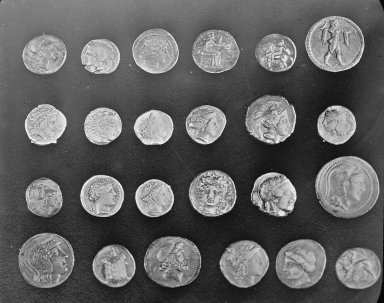
#> input picture skimage.data.coins(), 384 x 303 px
$ jupyter execute --allow-errors hw_7.ipynb   (shell and % lines are left out)
#> lines starting #> are read from the running program, lines starting #| are printed output that depends on the picture; after the words box and inside, x2 and y2 are one past the last pixel; in counts of white or black regions, pixels touching at a corner belong together
**Kate Groschner** <br>
**Homework 7: scikit-image**

## Counting objects

For this problem I followed the outlined procedure. Instead of using the equalize_hist function from the exposure module I used the adaptive histogram equalization because I felt that this yielded better results (image seemed to have better exposure using this method). I also deviated from the suggested procedure by using the remove_small_objects function from the morphology package to help clean small regions of noise.

[cell 1]
from skimage import data
from skimage import io
from skimage import exposure
from skimage import filters
from skimage import segmentation
from skimage import morphology
from skimage import measure
from skimage import color
from matplotlib import pyplot as plt
import matplotlib.patches as patches
import numpy as np

### 1.0 Import and Display Original Image

[cell 2]
coins = data.coins()
#> coins is the input picture: shape (303, 384); min 1, max 252, mean 96.9
io.imshow(coins)

### 1.1 Equalizing input image
Here I use adaptive histogram equalization because it yields an where the details of the coins can be seen better (as opposed to the original where the coins look very flat).

[cell 3]
eq_coins = exposure.equalize_adapthist(coins)
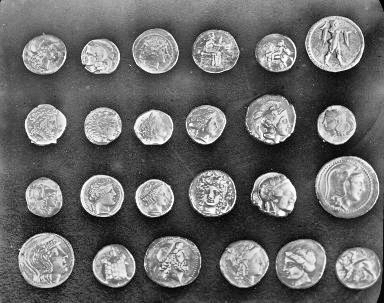
#> eq_coins: shape (303, 384) float64; min 0, max 1, mean 0.417
io.imshow(eq_coins)

### 1.2 Thresholding using Otsu's Method
Using the threshold calculated by Otsu's method I convert the image to a binary image. Those regions above the threshold get a value of one and those below get a value of zero.

[cell 4]
thresh = filters.threshold_otsu(eq_coins)
#> thresh = 0.475
mask = eq_coins >= thresh
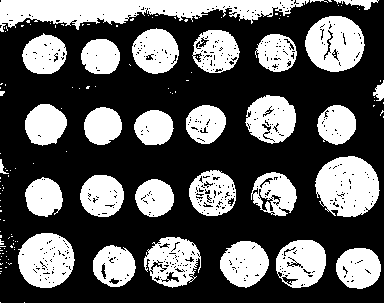
#> mask: shape (303, 384) bool; 36.2% white; 136 white regions (106 under 20 px), largest, box (x1, y1, x2, y2) and area: (0, 0, 309, 32) 5333, (315, 156, 380, 217) 2952, (305, 16, 365, 72) 2452
thresh_coins = eq_coins.copy()
thresh_coins[mask]=1
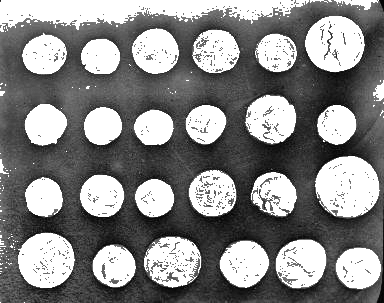
#> thresh_coins: shape (303, 384) float64; min 0, max 1, mean 0.529
thresh_coins[~mask]=0
io.imshow(thresh_coins)

### 1.3 Segmenting
The clear border segmentation function is used to remove large regions of noise (particularly in the top left corner).

[cell 5]
seg_coins = segmentation.clear_border(thresh_coins)
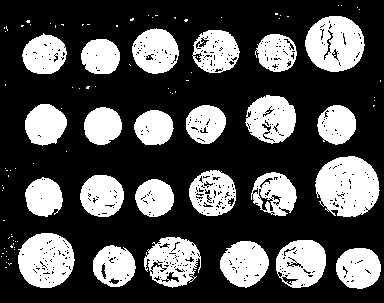
#> seg_coins: shape (303, 384) float64; values 0 (black) and 1 (white), 31.2% white; 101 white regions (77 under 20 px), largest, box (x1, y1, x2, y2) and area: (315, 156, 380, 217) 2952, (305, 16, 365, 72) 2452, (18, 233, 75, 288) 2352
io.imshow(seg_coins)

### 1.4 Morphological closing
Used the closing function from the morphology module. This however left some wholes in the coins so I followed this by two dilation functions to fill in the coin regions. This may make the coins slightly larger than they really are but not doing this led to the coins being too small.

[cell 6]
close_coins = morphology.dilation(morphology.dilation(morphology.closing(seg_coins)))
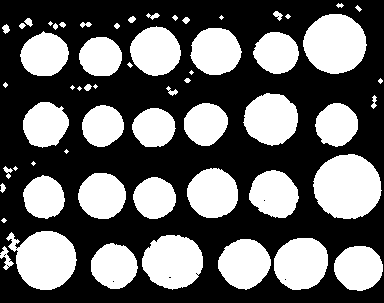
#> close_coins: shape (303, 384) float64; values 0 (black) and 1 (white), 39.8% white; 59 white regions (14 under 20 px)
io.imshow(close_coins)

### 1.5 Removing small regions and collecting area and eccentricities
The label function from the measure module is used to label the connected regions. These regions are then plotted (it should be noted that the colors get reused). remove_small_objects function is then used with a specified min size of 1000 to get rid of non-coin regions. Once the image has been cleaned the areas and eccentricities of the coins are measured from the identified regions.

[cell 7]
label_coins = measure.label(close_coins)
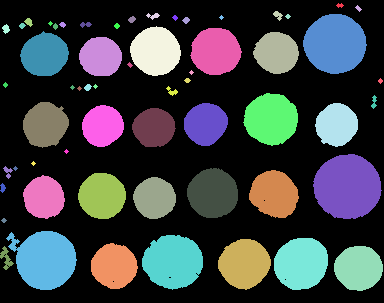
#> label_coins: shape (303, 384) int64; 60 distinct labels, from 0 to 59; one colour per label, 0 black
io.imshow(color.label2rgb(label_coins, image = eq_coins))
cleaned_coins = morphology.remove_small_objects(label_coins, min_size=1000)
#> cleaned_coins: shape (303, 384) int64; 25 distinct labels, from 0 to 59
coin_regions = measure.regionprops(cleaned_coins,eq_coins)
#> coin_regions = 24 regions; largest, box (x1, y1, x2, y2) and area: (313, 154, 382, 219) 3460, (303, 14, 367, 74) 2949, (6, 231, 77, 290) 2915, (142, 235, 203, 290) 2562, (274, 238, 328, 290) 2241
prop_bbox = []
areas = []
eccentricities = []
for region in coin_regions:
    prop_bbox.append(region.bbox)
    areas.append(region.area)
    eccentricities.append(region.eccentricity)
#> this loop made 24 passes
#> after the loop, areas = [2949, 1914, 1875, 1627, 1455, 1338, 2190, 1581, 1436, 1420, 1348, 1315, 3460, 1989, 1779, 1726, 1380, 1375, 2915, 2562, 2241, 1996, 1627, 1719]; eccentricities = [0.308, 0.262, 0.323, 0.457, 0.38, 0.376, 0.317, 0.355, 0.358, 0.29, 0.341, 0.405, 0.298, 0.228, 0.461, 0.237, 0.273, 0.225, 0.443, 0.46, 0.417, 0.32, 0.273, 0.384]; prop_bbox = 24 items, first 6: (14, 303, 74, 367), (26, 130, 76, 181), (28, 190, 75, 242), (31, 20, 76, 69), (32, 253, 74, 299), (37, 79, 76, 122)
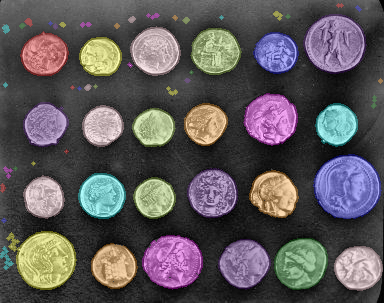
#> shown: shape (303, 384, 3) float64; mean R, G, B 0.363, 0.344, 0.353

### 1.6 Annotating Image
Finally the image is annotated. A box is put around each identified region and then within this box the area of the region in pixels is labelled (top number) and then the eccentricity is put below this (bottom number).

[cell 8]
fig, ax = plt.subplots(1,figsize=(10,13))

ax.imshow(eq_coins, cmap='gray')
for idx, bbox in enumerate(prop_bbox):
    width = bbox[3]-bbox[1]
    height = bbox[2]-bbox[0]
    text = str(areas[idx])+'\n'+"{:0.2f}".format(eccentricities[idx])
    len_area = len(str(areas[idx]))
    ax.text(bbox[1]+(height//2)-12,bbox[0]+(width//2)+len_area,text,size = 'large',color='blue',weight = 'semibold')
    rect = patches.Rectangle((bbox[1],bbox[0]),width,height,fill=None,edgecolor = 'red')
    ax.add_patch(rect)
#> this loop made 24 passes
#> (bbox, width, height) on passes 1 to 12: ((14, 303, 74, 367), 64, 60), ((26, 130, 76, 181), 51, 50), ((28, 190, 75, 242), 52, 47), ((31, 20, 76, 69), 49, 45), ((32, 253, 74, 299), 46, 42), ((37, 79, 76, 122), 43, 39), ((93, 243, 146, 298), 55, 53), ((102, 23, 148, 69), 46, 46), ((103, 184, 146, 228), 44, 43), ((103, 315, 147, 358), 43, 44), ((105, 82, 147, 124), 42, 42), ((108, 132, 147, 176), 44, 39)
ax.set_title('Coins Labelled with Area in Pixels(top) followed by Eccentricities(bottom)')
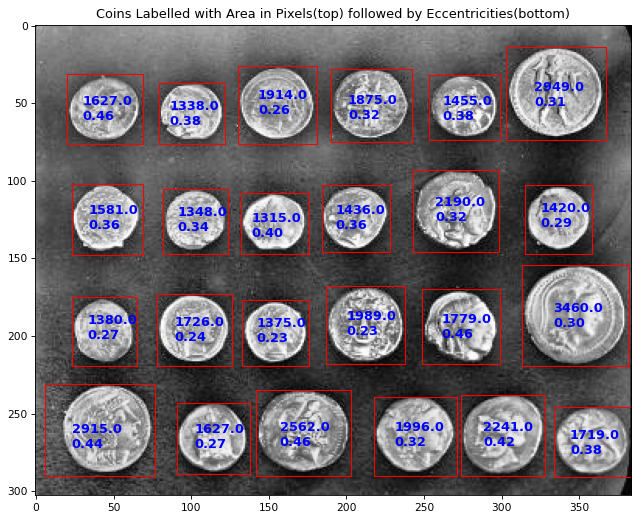
#> figure drawn by matplotlib, 1 panel

## Panorama stitching

For this problem I mostly followed the tutorial given. Much of the code is taken from that however, I decided to make functions out of each of the major steps (importing, finding ORB features, running RANSAC to get rid of bad features, warping the images according to the RANSAC models, generating a mask from cost paths,and then combining into a color image). I found that tinkering with number of ORB keypoints helped the most in terms of hvaing the stitching coming out properly. Increasing or decreasing the threshold for ORB features did not seem to improve results. I had also reduced the size of my images and found that I tended to get better results when the image was kept closer to the original size (which makes intuitive sense). The smaller the image got the worse the minimum cost path turned out. That's why I left the images fairly large (and therefore the pipeline takes a little while to run). The pipeline outputs the original images, the warped images, the minimum cost path overlayed on the images being combined, and the final stitched image.

[cell 9]
import numpy as np
import matplotlib.pyplot as plt
from skimage import color
from skimage import transform
from skimage import io
from skimage.color import rgb2gray
from skimage.feature import ORB
from skimage.feature import match_descriptors
from skimage.transform import ProjectiveTransform
from skimage.measure import ransac
from skimage.transform import SimilarityTransform
from skimage.transform import warp
from skimage.measure import label
from skimage.graph import route_through_array
from skimage.measure import label
from IPython.display import display

[cell 10]
# [25 lines left out: function compare, not called in this run]

[cell 11]
def make_pano_images(directory):
    """
    Function to import images from a directory contianing only those images and output them as 1/4 scale and grayscale
    """
#> called with directory = 'bridge/*.JPG'
    pano_imgs = io.ImageCollection('/Users/kategroschner/Downloads/bridge/*.JPG')
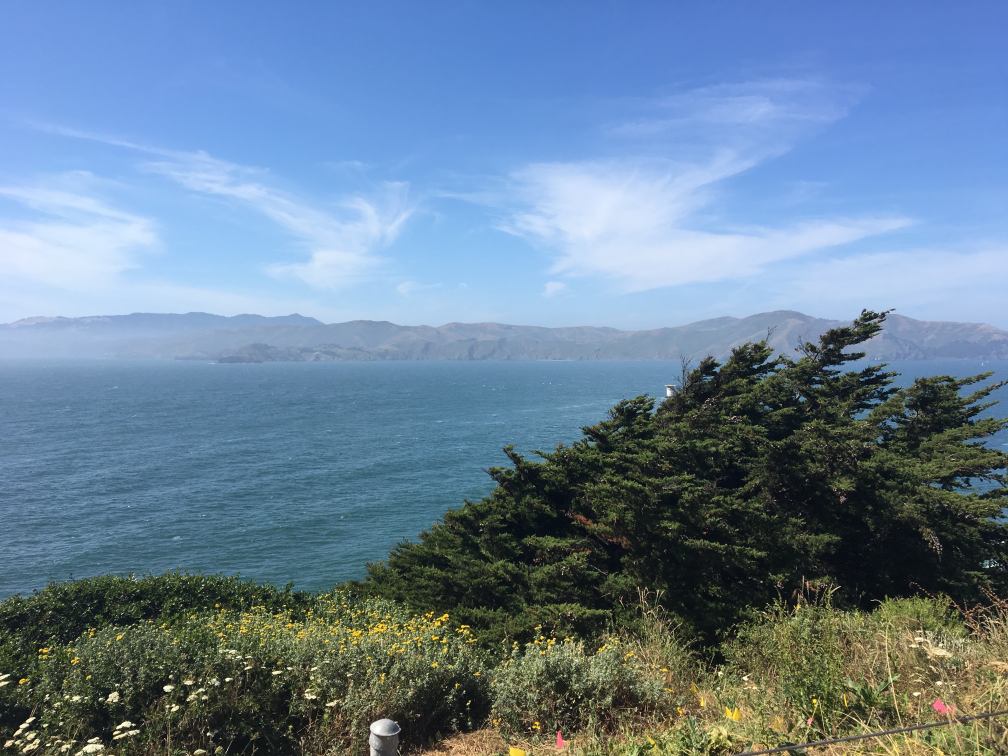
#> input picture hw_7/bridge/stitch_bridge2.JPG, 4032 x 3024 px (shown at 1/4 size)
#> pano_imgs = 1 item
    img_dir = {}
    for idx, img in enumerate(pano_imgs):
        name ='pano'+str(idx)
        img_dir[name] = rgb2gray(transform.rescale(img,0.8))
#> this loop made 1 pass
#> after the loop, img_dir = 0 items
    return(pano_imgs,img_dir['pano0'], img_dir['pano1'], img_dir['pano2'])

[cell 12]
# [25 lines left out: function feature_finder, not called in this run]

[cell 13]
# [24 lines left out: function clean_features, not called in this run]

[cell 14]
# [54 lines left out: function warp_images, not called in this run]

[cell 15]
# [64 lines left out: function generate_costs, not called in this run]

[cell 16]
# [71 lines left out: function mask_maker, not called in this run]

[cell 17]
# [20 lines left out: function add_alpha, not called in this run]

[cell 18]
# [29 lines left out: function combine_images, not called in this run]

[cell 19]
def stitching_pipeline(directory):
    """
    Combines all the previously defined functions to output the
    original images, the warped images, the minimum cost path,
    and the final stitched image.
    """
    pano_imgs, pano0, pano1, pano2 = make_pano_images(directory)
    compare(*pano_imgs,figsize = (12,10))
    plt.gcf().title('Original Images')
    features = clean_features(pano0,pano1, pano2)
    warps_masks = warp_images(pano0,pano1, pano2,*features)
    compare(warps_masks[2], warps_masks[3], warps_masks[4], figsize=(12, 10));
    plt.gcf().title('Warped Pano0, Pano1, and Pano2')
    mask0,mask1,mask2 = mask_maker(*warps_masks)
    combine_images(pano_imgs,features[0],features[2],warps_masks[0],warps_masks[1], mask0, mask1, mask2)
    plt.gcf().title('Stitched Together Panorama')

[cell 20]
directory = 'bridge/*.JPG'
#> (the rest of this cell did not finish here and is left out)

## Extra: Image Stacking

Reprocess one of the datasets from http://www.rawastrodata.com/.  See http://www.rawastrodata.com/pages/typesofimages.html for a description of the different kind of images.

[cell 21]
import rawpy
from pathlib import Path
from os.path import abspath
from skimage import img_as_float, io, exposure
import numpy as np
import matplotlib.pyplot as plt
from skimage.color import rgb2gray, gray2rgb
from skimage.transform import rescale
from skimage import exposure

[cell 22]
path = '/Users/kategroschner/Downloads/M42_03_09_2013/Lights/Lights6.NEF'
#> (the rest of this cell did not finish here and is left out)

[cell 23]
path = '/Users/kategroschner/Downloads/M42_03_09_2013/'
files = list(Path(path).glob('*/*.NEF'))
for file in files:
    file_in = abspath(file)
    raw = rawpy.imread(file_in)
    rgb = raw.postprocess()
    name = file_in.split('.')[0]+'.png'
    io.imsave(name,rgb)
print('done!')

[cell 24]
path = '/Users/kategroschner/Downloads/M42_03_09_2013/'
lights = io.ImageCollection(path+'Lights/*.png')
flats = io.ImageCollection(path+'Flats/*.png')
darks = io.ImageCollection(path+'Darks/*.png')
dark_flats = io.ImageCollection(path+'Dark Flats/*.png')

[cell 25]
#divide dark flats from darks
#divide flats from lights
#subtract darks from lights


def dark_flat_median(dark_flats):
    df_list = np.array([rgb2gray(img_as_float(rescale(img,0.7))) for img in dark_flats])
    df_med = np.median(df_list, axis=0)
    return(df_med)
def dark_stack(darks,df_med):
    dk_list = np.array([np.divide(rgb2gray(img_as_float(rescale(img,0.7))),df_med) for img in darks])
    dark_med = np.median(dk_list, axis = 0)
    return(dark_med)

[cell 26]
df_med = dark_flat_median(dark_flats)

[cell 27]
for index in np.argwhere(df_med == 0):
    df_med[index[0],index[1]] = 0.00000001

[cell 28]
np.argwhere(df_med == 0)

[cell 29]
dark_med = dark_stack(darks,df_med)

[cell 30]
dark_max_loc =np.argwhere(dark_med == dark_med.max())
#> (the rest of this cell did not finish here and is left out)

[cell 31]
lght_med = dark_flat_median(flats)

[cell 32]
light_med = dark_stack(lights,lght_med)
